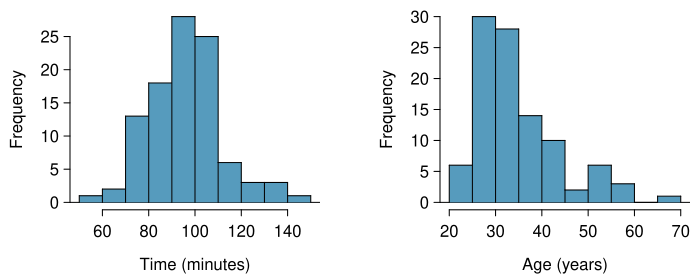

The script that drew this image:
library(openintro)
data(COL)

data(run10Samp)
d <- run10Samp

myPDF("run10SampHistograms.pdf", 7, 2.8,
      mfrow = 1:2,
      mar = c(3.5, 3.5, 0.5, 1.5),
      mgp = c(2.2, 0.55, 0))
histPlot(d$time,
         main = "",
         xlab = "Time (minutes)",
         ylab = "Frequency",
         col = COL[1])
par(mar = c(3.5, 4.5, 0.5, 0.5))
histPlot(d$age,
         main = "",
         xlab = "Age (years)",
         ylab = "Frequency",
         col = COL[1])
dev.off()
